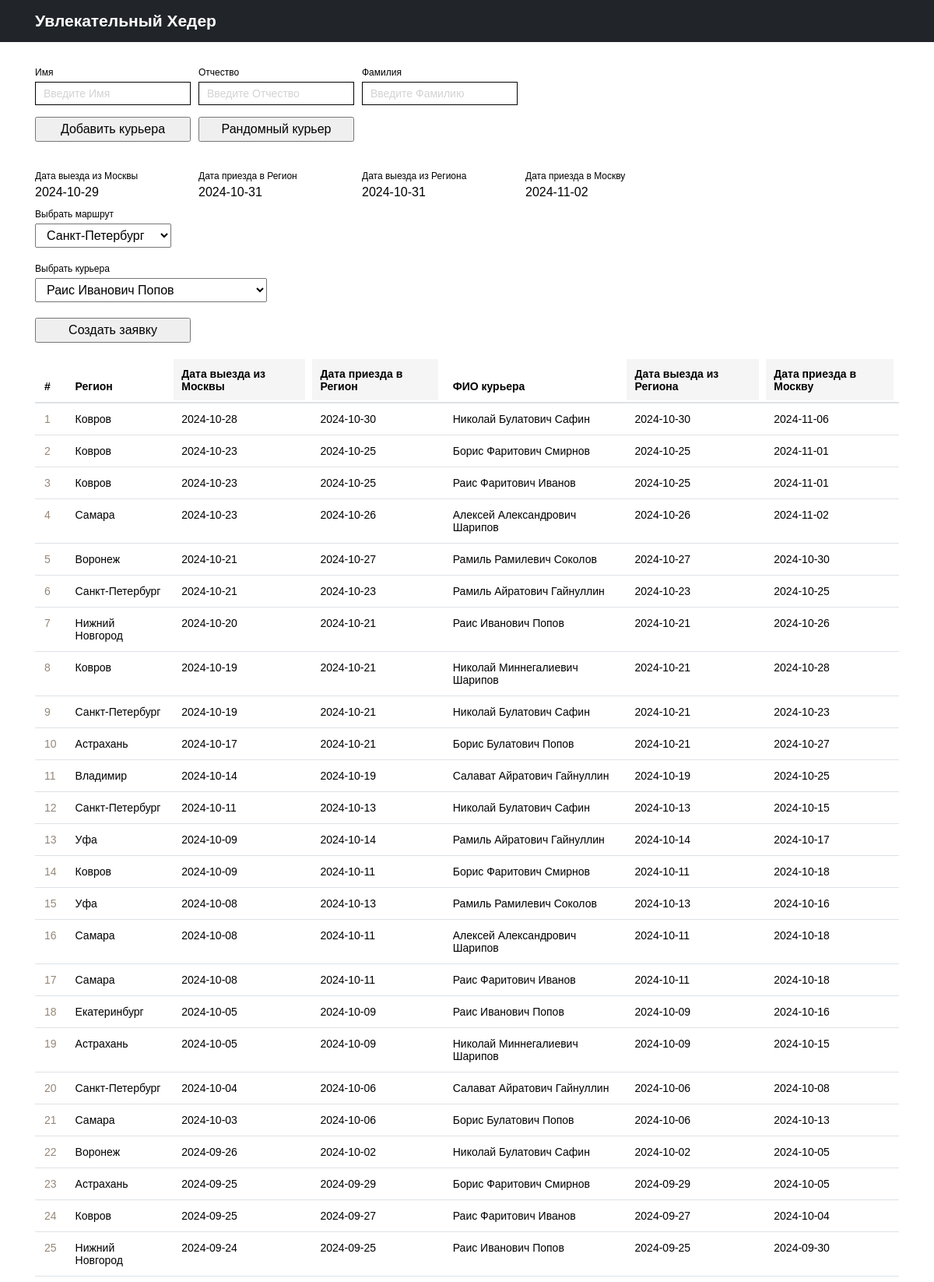
Screenshot of /intas-test-work/public/index.php (upper part) with the database file from the repository.
### tables this page shows
CREATE TABLE regions (
	id INT AUTO_INCREMENT PRIMARY KEY,
	name VARCHAR(255) NOT NULL,
	travel_days INT NOT NULL DEFAULT 0,
	travel_days_back INT NOT NULL DEFAULT 0
);

CREATE TABLE trips (
	id INT AUTO_INCREMENT PRIMARY KEY,
	courier_id INT,
	region_id INT,
	departure_date DATE,
	arrival_date DATE,
	return_date DATE,
	FOREIGN KEY (courier_id) REFERENCES couriers(id),
	FOREIGN KEY (region_id) REFERENCES regions(id)
);

CREATE TABLE couriers (
	id INT AUTO_INCREMENT PRIMARY KEY,
	name VARCHAR(255) NOT NULL,
	is_busy BOOLEAN DEFAULT FALSE
);

### intas-test-work/helpers/helpers.php (called while the page is built, shortened)
<?php
function includeView(string $template, array $data = []): void
{
    extract($data);
    include VIEW . '/' . $template . '.php';
}

### intas-test-work/app/controllers/App.php (called while the page is built, shortened)
<?php
class App
{
    private $regionsModel = null;
    private $couriersModel = null;
    private $tripsModel = null;
    public function __construct()
    {
        $this->regionsModel = new RegionsModel();
        $this->couriersModel = new CouriersModel();
        $this->tripsModel = new TripsModels();
    }
    public function view()
    {
        $regions = $this->regionsModel->getAllRegions();
        $couriers = $this->couriersModel->getAllCouriers();
        $dataAll = $this->tripsModel->getTripsAllData();
        includeView('layouts/main', compact('dataAll', 'regions', 'couriers'));
    }
}

### intas-test-work/core/App.php (called while the page is built, shortened)
<?php
class App
{
    public function __construct()
    {
        $query = trim(urldecode($_SERVER['QUERY_STRING']), '/');
        Route::dispatch($query);
    }
}

### intas-test-work/public/index.php (called while the page is built, shortened)
<?php
new \core\App();

### intas-test-work/config/config_db.php (called while the page is built)
<?php
return [
    'dsn' => 'mysql:host=localhost;dbname=intas_db_test_work;charset=utf8mb4',
    'user' => 'root',
    'password' => 'root',
];

### intas-test-work/core/Db.php (called while the page is built, shortened)
<?php
class Db
{
    private function __construct()
    {
        $db = require_once CONFIG . '/config_db.php';
        try {
            $this->pdo = new PDO($db['dsn'], $db['user'], $db['password']);
        } catch (PDOException $e) {
            echo "Ошибка подключения: " . $e->getMessage();
        }
    }
}

### intas-test-work/core/TSingleton.php (called while the page is built, shortened)
<?php
trait TSingleton
{
    private static ?self $instance = null;
    public static function getInstance()
    {
        return static::$instance ?? static::$instance = new static();
    }
}

### intas-test-work/core/Model.php (called while the page is built, shortened)
<?php
abstract class Model
{
    public function __construct()
    {
        $db = Db::getInstance();
        $this->connection = $db->pdo;
    }
}

### intas-test-work/app/models/RegionsModel.php (called while the page is built, shortened)
<?php
class RegionsModel extends Model
{
    public function getAllRegions()
    {
        $sql = "
            SELECT
                id,
                name,
                travel_days,
                travel_days_back
            FROM
                regions
        ";
        $stmt = $this->connection->prepare($sql);
        $stmt->execute();
        return $stmt->fetchAll(PDO::FETCH_ASSOC);
    }
}

### intas-test-work/app/models/CouriersModel.php (called while the page is built, shortened)
<?php
class CouriersModel extends Model
{
    public function getAllCouriers()
    {
        $sql = "
            SELECT
                id,
                name,
                is_busy
            FROM
                couriers
        ";
        $stmt = $this->connection->prepare($sql);
        $stmt->execute();
        return $stmt->fetchAll(PDO::FETCH_ASSOC);
    }
}

### intas-test-work/app/models/TripsModels.php (called while the page is built, shortened)
<?php
class TripsModels extends Model
{
    public function getTripsAllData()
    {
        $sql = "
            SELECT
                r.name AS region,
                t.departure_date AS departure_date,
                t.arrival_date AS arrival_date,
                t.return_date AS return_date,
                c.name AS courier
            FROM
                trips AS t
            INNER JOIN
                regions AS r ON t.region_id = r.id
            INNER JOIN
                couriers AS c ON t.courier_id = c.id
            ORDER BY
                t.departure_date DESC;
        ";
        $stmt = $this->connection->prepare($sql);
        $stmt->execute();
        return $stmt->fetchAll(PDO::FETCH_ASSOC);
    }
}

### intas-test-work/app/view/tables/trips.php (the view, shortened to what this page needs)
<table id="table" class="table" data-sort="desc">
    <thead>
    <tr>
        <th>#</th>
        <th>Регион</th>
        <th class="sort" data-param="departure_date">Дата выезда из Москвы</th>
        <th class="sort" data-param="arrival_date">Дата приезда в Регион</th>
        <th>ФИО курьера</th>
        <th class="sort" data-param="arrival_date">Дата выезда из Региона</th>
        <th class="sort" data-param="return_date">Дата приезда в Москву</th>
    </tr>
    </thead>
    <tbody>
    <?php foreach ($dataAll as $item) { ?>
        <tr>
            <td><?= $item['region'] ?></td>
            <td><?= $item['departure_date'] ?></td>
            <td><?= $item['arrival_date'] ?></td>
            <td><?= $item['courier'] ?></td>
            <td><?= $item['arrival_date'] ?></td>
            <td><?= $item['return_date'] ?></td>
        </tr>
    <?php } ?>
    </tbody>
</table>

### intas-test-work/routes/Route.php (shortened to what this page needs)
<?php
class Route
{
    protected static function separatorQueryString($url)
    {
        return '';
    }
    public static function dispatch($url)
    {
        $app = new App();
        $url = self::separatorQueryString($url);
        $param = $url[0];
        if ($param === 'add-trip') {
            if ($_SERVER['REQUEST_METHOD'] !== 'POST') return;
            $app->addTrip();
        } else if ($param === 'create-courier') {
            if ($_SERVER['REQUEST_METHOD'] !== 'POST') return;
            $app->createCourier();
        } else if ($param === 'sort') {
            $app->sort($url);
        } else if ($param === 'region') {
            $app->region($url);
        } else if ($param === 'get-all-couriers') {
            $app->getAllCouriers();
        } else {
            $app->view();
        }
    }
}

### intas-test-work/app/view/parts/header.php (shortened to what this page needs)
<!doctype html>
<html lang="en" class="h-100">
<head>
    <link rel="stylesheet" href="css/style.css">
</head>
<body class="d-flex flex-column h-100">
<header class="header">
    <div class="container">
        <h2>Увлекательный Хедер</h2>
    </div>
</header>

### intas-test-work/app/view/layouts/main.php (shortened to what this page needs)
<?php includeView('parts/header'); ?>
    <div class="container mtb-20 wrap-loader">
        <?php
            includeView('forms/add-courier', compact('regions', 'couriers'));
            includeView('forms/add-trip', compact('regions', 'couriers'));
            includeView('tables/trips', compact('dataAll'));
        ?>
    </div>
<?php includeView('parts/footer'); ?>

### intas-test-work/app/view/forms/add-courier.php
<div id="create-courier">
    <div class="nsf">
        <div class="nsf-group">
            <div>
                <p class="nsf-label">Имя</p>
                <input class="nsf-input nsf-input-name" type="text" name="name" placeholder="Введите Имя">
            </div>
            <div>
                <p class="nsf-label">Отчество</p>
                <input class="nsf-input nsf-input-surname" type="text" name="surname" placeholder="Введите Отчество">
            </div>
            <div>
                <p class="nsf-label">Фамилия</p>
                <input class="nsf-input nsf-input-familyname" type="text" name="familyname" placeholder="Введите Фамилию">
            </div>
        </div>
        <div class="nsf-group">
            <button class="add-courier">Добавить курьера</button>
            <button class="random-courier">Рандомный курьер</button>
        </div>
    </div>
</div>

### intas-test-work/app/view/forms/add-trip.php (shortened to what this page needs)
<?php
$dateToday = new DateTime();
$departure_date = $dateToday->format('Y-m-d');
$dateToday->modify("+{$regions[0]['travel_days']} days");
$arrival_date = $dateToday->format('Y-m-d');
$dateToday->modify("+{$regions[0]['travel_days_back']} days");
$return_date = $dateToday->format('Y-m-d');
?>
<div id="add-trip">
    <div class="form">
        <div class="form-item">
            <div class="form-group">
                <div class="form-group-item">
                    <p class="form-label">Дата выезда из Москвы</p>
                    <p class="form-date form-departure"><?= $departure_date ?></p>
                </div>
                <div class="form-group-item">
                    <p class="form-label">Дата приезда в Регион</p>
                    <p class="form-date form-arrival-a"><?= $arrival_date ?></p>
                </div>
                <div class="form-group-item">
                    <p class="form-label">Дата выезда из Региона</p>
                    <p class="form-date form-arrival-b"><?= $arrival_date ?></p>
                </div>
                <div class="form-group-item">
                    <p class="form-label">Дата приезда в Москву</p>
                    <p class="form-date form-return"><?= $return_date ?></p>
                </div>
            </div>
            <div class="form-option">
                <p class="form-label">Выбрать маршрут</p>
                <select class="form-select form-regions">
                    <?php foreach ($regions as $region) { ?>
                        <?= "<option value=" . $region["id"] . ">" . $region["name"] . "</option>" ?>
                    <?php } ?>
                </select>
            </div>
        </div>
        <div class="form-item">
            <div class="form-option">
                <p class="form-label">Выбрать курьера</p>
                <select class="form-select form-couriers">
                    <?php foreach ($couriers as $courier) { ?>
                        <?php if ($courier['is_busy']) { ?>
                            <?= "<option value=" . $courier["id"] . " disabled >" . $courier["name"] . "</option>" ?>
                        <?php } else { ?>
                            <?= "<option value=" . $courier["id"] . ">" . $courier["name"] . "</option>" ?>
                        <?php } ?>
                    <?php } ?>
                </select>
            </div>
        </div>
        <div class="form-item">
            <button class="create-trip">Создать заявку</button>
        </div>
    </div>
</div>

### intas-test-work/app/view/parts/footer.php (shortened to what this page needs)
</body>
</html>

### intas-test-work/public/css/style.css (style rules this page uses)
body { font-size: 14px; margin: 0; }
h2, h3 { margin: 0; }
* { box-sizing: border-box; font-family: Arial; }
.header { padding: 15px 0; background-color: rgb(33 37 41); color: white; }
.container { margin: 0 auto; max-width: 1140px; width: 100%; padding-left: 15px; padding-right: 15px; }
.flex-column { flex-direction: column; }
.h-100 { height: 100%; }
.d-flex { display: flex; }
.mtb-20 { margin-top: 20px; margin-bottom: 20px; }
.table { width: 100%; max-width: 100%; margin-bottom: 1rem; background-color: transparent; margin-top: 20px; border-collapse: collapse; counter-reset: schetchik 0; }
.table tbody tr { counter-increment: schetchik; }
.table th, .table td { padding: .75rem; vertical-align: top; }
.table th { vertical-align: bottom; border-bottom: 2px solid #dee2e6; text-align: inherit; }
.table td, .table tbody tr:before { border-top: 1px solid #dee2e6; }
.table tbody tr:before { padding: .75rem; display: table-cell; vertical-align: top; }
.table tbody tr:before, .table b:after { content: counter(schetchik); color: #978777; }
th.sort { position: relative; cursor: pointer; }
th.sort:before { content: ''; position: absolute; top: 1%; left: 1%; width: 95%; height: 95%; background: #f5f5f5; z-index: -1; }
.wrap-loader { position: relative; }
.nsf { margin-bottom: 25px; }
.nsf button { margin-right: 10px; }
.nsf input::placeholder { color: lightgrey; font-size: 14px; }
.nsf .nsf-label { font-size: 12px; margin-bottom: 5px; }
.nsf-group { display: flex; margin-bottom: 15px; }
.nsf-input { width: 200px; border: 1px solid black; padding: 5px 10px; font-size: 16px; margin-right: 10px; }
button { width: 200px; padding: 5px 10px; font-size: 16px; }
.form-group { display: flex; margin-bottom: 10px; }
.form-group-item { width: 200px; margin-right: 10px; }
.form-label { font-size: 12px; margin-bottom: 5px; }
.form-date { font-size: 16px; margin-top: 0; margin-bottom: 0; }
.form-item { margin-bottom: 20px; }
.form-select { padding: 5px 10px; font-size: 16px; }

### rows the page displays
regions: travel_days "2024-10-31", return_date "2024-11-02"
trips: region.name "Ковров", departure_date "2024-10-28", arrival_date "2024-10-30", courier.name "Николай Булатович Сафин", return_date "2024-11-06"
trips: region.name "Ковров", departure_date "2024-10-23", arrival_date "2024-10-25", courier.name "Борис Фаритович Смирнов", return_date "2024-11-01"
trips: region.name "Ковров", departure_date "2024-10-23", arrival_date "2024-10-25", courier.name "Раис Фаритович Иванов", return_date "2024-11-01"
trips: region.name "Самара", departure_date "2024-10-23", arrival_date "2024-10-26", courier.name "Алексей Александрович Шарипов", return_date "2024-11-02"
trips: region.name "Воронеж", departure_date "2024-10-21", arrival_date "2024-10-27", courier.name "Рамиль Рамилевич Соколов", return_date "2024-10-30"
trips: region.name "Санкт-Петербург", departure_date "2024-10-21", arrival_date "2024-10-23", courier.name "Рамиль Айратович Гайнуллин", return_date "2024-10-25"
trips: region.name "Нижний Новгород", departure_date "2024-10-20", arrival_date "2024-10-21", courier.name "Раис Иванович Попов", return_date "2024-10-26"
trips: region.name "Ковров", departure_date "2024-10-19", arrival_date "2024-10-21", courier.name "Николай Миннегалиевич Шарипов", return_date "2024-10-28"
trips: region.name "Санкт-Петербург", departure_date "2024-10-19", arrival_date "2024-10-21", courier.name "Николай Булатович Сафин", return_date "2024-10-23"
trips: region.name "Астрахань", departure_date "2024-10-17", arrival_date "2024-10-21", courier.name "Борис Булатович Попов", return_date "2024-10-27"
trips: region.name "Владимир", departure_date "2024-10-14", arrival_date "2024-10-19", courier.name "Салават Айратович Гайнуллин", return_date "2024-10-25"
trips: region.name "Санкт-Петербург", departure_date "2024-10-11", arrival_date "2024-10-13", courier.name "Николай Булатович Сафин", return_date "2024-10-15"
trips: region.name "Уфа", departure_date "2024-10-09", arrival_date "2024-10-14", courier.name "Рамиль Айратович Гайнуллин", return_date "2024-10-17"
trips: region.name "Ковров", departure_date "2024-10-09", arrival_date "2024-10-11", courier.name "Борис Фаритович Смирнов", return_date "2024-10-18"
trips: region.name "Уфа", departure_date "2024-10-08", arrival_date "2024-10-13", courier.name "Рамиль Рамилевич Соколов", return_date "2024-10-16"
trips: region.name "Самара", departure_date "2024-10-08", arrival_date "2024-10-11", courier.name "Алексей Александрович Шарипов", return_date "2024-10-18"
trips: region.name "Самара", departure_date "2024-10-08", arrival_date "2024-10-11", courier.name "Раис Фаритович Иванов", return_date "2024-10-18"
trips: region.name "Екатеринбург", departure_date "2024-10-05", arrival_date "2024-10-09", courier.name "Раис Иванович Попов", return_date "2024-10-16"
trips: region.name "Астрахань", departure_date "2024-10-05", arrival_date "2024-10-09", courier.name "Николай Миннегалиевич Шарипов", return_date "2024-10-15"
trips: region.name "Санкт-Петербург", departure_date "2024-10-04", arrival_date "2024-10-06", courier.name "Салават Айратович Гайнуллин", return_date "2024-10-08"
trips: region.name "Самара", departure_date "2024-10-03", arrival_date "2024-10-06", courier.name "Борис Булатович Попов", return_date "2024-10-13"
trips: region.name "Воронеж", departure_date "2024-09-26", arrival_date "2024-10-02", courier.name "Николай Булатович Сафин", return_date "2024-10-05"
trips: region.name "Астрахань", departure_date "2024-09-25", arrival_date "2024-09-29", courier.name "Борис Фаритович Смирнов", return_date "2024-10-05"
trips: region.name "Ковров", departure_date "2024-09-25", arrival_date "2024-09-27", courier.name "Раис Фаритович Иванов", return_date "2024-10-04"
trips: region.name "Нижний Новгород", departure_date "2024-09-24", arrival_date "2024-09-25", courier.name "Раис Иванович Попов", return_date "2024-09-30"

### other values shown
form field value "Санкт-Петербург"
form field value "Раис Иванович Попов"
